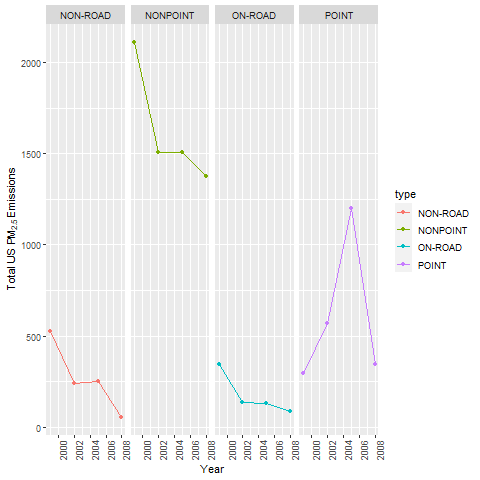

Source code (R):
## Load all necessary data & packages to build the plot:

source("data_loading.R")

## 3. Of the four types of sources indicated by the type (point, nonpoint, onroad, nonroad) variable, which of these four 
## sources have seen decreases in emissions from 1999–2008 for Baltimore City? Which have seen increases in emissions from 1999–2008? 
## Use the ggplot2 plotting system to make a plot answer this question.

baltimore_plot_data_2 <- aggregate(Emissions ~ year*type, baltimore_df, sum)

png("plot3.png", width = 480, height = 480)

plot <- qplot(year, Emissions, data = baltimore_plot_data_2, col = type, facets = .~type, ylab = expression("Total US "~   PM[2.5] ~ "Emissions"), xlab = "Year") + geom_line()

plot + theme(axis.text.x = element_text(angle = 90))

dev.off()